Frame 1 (no input): blank canvas, image omitted
Frame 60 (the mouse pressed at the canvas centre just before this capture): blank canvas, image omitted
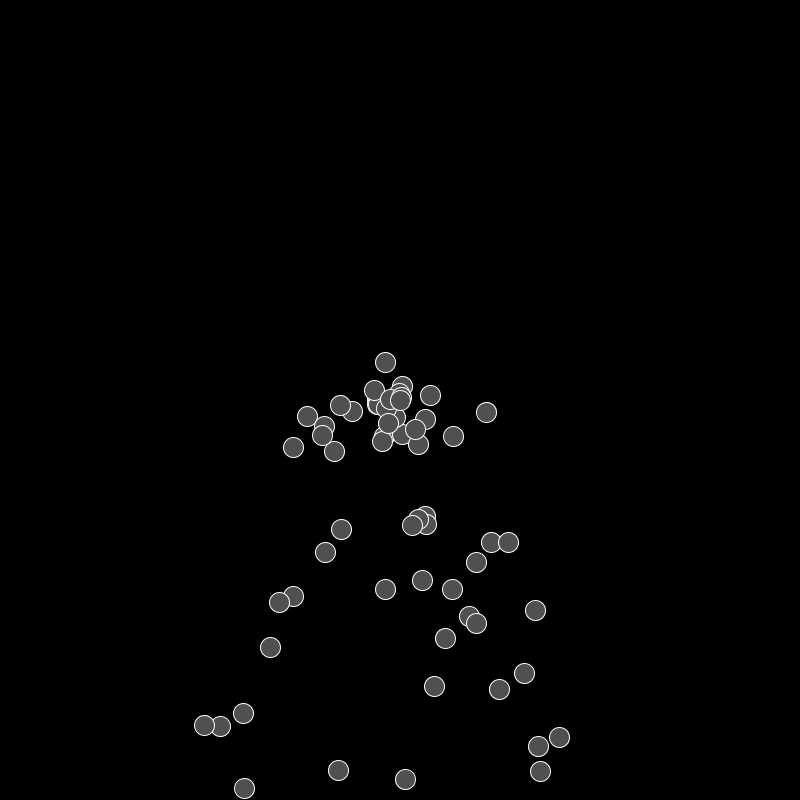
Frame 120 (the mouse held since frame 60 and released just before this capture)

The Processing sketch whose frames 1 and 60 were blank and that drew this single picture after the mouse press (run headless with seeded random() and noise(); from frame 60 on, the mouse is pressed at the canvas centre):

// Processing sketch: Bouncy_circles
// ── Bouncy_circles.pde
void setup()
{
  size(800, 800);
  frameRate(60);
  stroke(255);
  fill(80);
}

ball[] B = new ball[200];
int n = 0;

void draw()
{
  background(0);
  if (mousePressed && n < 200)
    B[n++] = new ball(mouseX, mouseY, 10, random(2, 5), random(2 * PI));
  else if (keyPressed)
    n = 0;
  for (int i = 0; i < n; i++)
  {
    B[i].display();
    B[i].move();
    B[i].checkCollision();
  }
}

// ── ball.pde
class ball
{
  float x, y, radius, speed, angle;
  float gravity = 0.25, xspeed, yspeed;

  ball(float tempx, float tempy, float tempr, float temps, float tempa)
  {
    x = tempx;
    y = tempy;
    radius = tempr;
    speed = temps;
    angle = tempa;
    xspeed = speed * cos(angle);
    yspeed = speed * sin(angle);
  }

  void move()
  {
    y += yspeed;
    yspeed += gravity; 
    x += xspeed;
  }

  void checkCollision()
  {
    if (x  - radius < 0 || x + radius > width)
      xspeed *= -1;
    if (y  - radius < 0 || y + radius > height)
      yspeed *= -1;
  }

  void display()
  {
    ellipse(x, y, 2 * radius, 2 * radius);
  }
}
